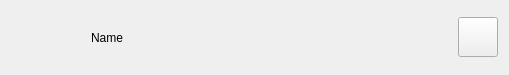
<?xml version="1.0" encoding="UTF-8"?>
<ui version="4.0">
 <class>ContactCard</class>
 <widget class="QWidget" name="ContactCard">
  <property name="geometry">
   <rect>
    <x>0</x>
    <y>0</y>
    <width>509</width>
    <height>75</height>
   </rect>
  </property>
  <property name="windowTitle">
   <string>Form</string>
  </property>
  <layout class="QHBoxLayout" name="horizontalLayout">
   <property name="spacing">
    <number>30</number>
   </property>
   <item>
    <widget class="QLabel" name="contactImage">
     <property name="minimumSize">
      <size>
       <width>50</width>
       <height>0</height>
      </size>
     </property>
     <property name="maximumSize">
      <size>
       <width>50</width>
       <height>16777215</height>
      </size>
     </property>
     <property name="text">
      <string>&lt;html&gt;&lt;head/&gt;&lt;body&gt;&lt;p&gt;&lt;img src=&quot;:/icons/icons/user.png&quot;/&gt;&lt;/p&gt;&lt;/body&gt;&lt;/html&gt;</string>
     </property>
    </widget>
   </item>
   <item alignment="">
    <widget class="QLabel" name="contactName">
     <property name="text">
      <string>Name</string>
     </property>
    </widget>
   </item>
   <item>
    <widget class="QToolButton" name="infoBtn">
     <property name="minimumSize">
      <size>
       <width>40</width>
       <height>40</height>
      </size>
     </property>
     <property name="text">
      <string/>
     </property>
     <property name="icon">
      <iconset resource="resources.qrc">
       <normaloff>:/icons/icons/right.png</normaloff>:/icons/icons/right.png</iconset>
     </property>
    </widget>
   </item>
  </layout>
 </widget>
 <resources>
  <include location="resources.qrc"/>
 </resources>
 <connections/>
</ui>
